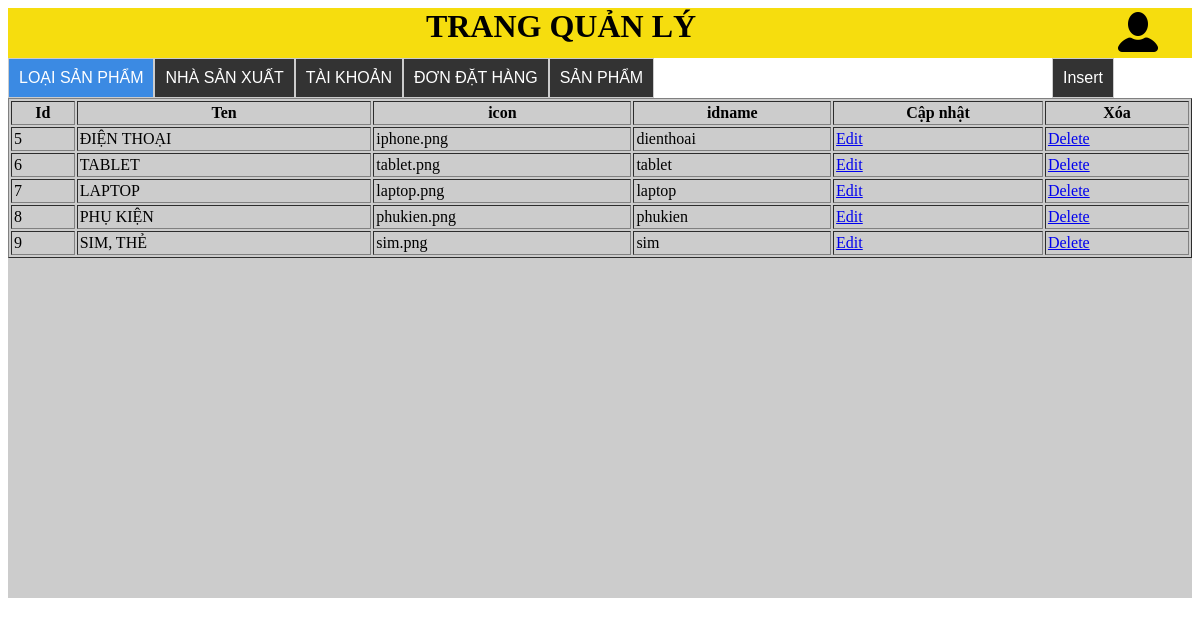
The page /Admin/index.php (signed in) on the database its author committed.
### tables this page shows
CREATE TABLE `loai` (
  `ID` int(11) NOT NULL,
  `TenLoai` varchar(50) NOT NULL,
  `Icon` varchar(50) NOT NULL,
  `IDName` varchar(50) NOT NULL
);

### Libs/DataProvider.php (called while the page is built, shortened)
<?php
class DataProvider
{
	public static function ExecuteQuery($sql)
	{
		$connection = mysqli_connect('localhost','root','') or
			die ("couldn't connect to localhost");
		mysqli_select_db($connection, 'MobileShop02');
		mysqli_query($connection, "set names 'utf8'");
		$result = mysqli_query($connection, $sql);
		return $result;
	}
}
?>

### Admin/GetData/getDanhSachLoaiSanPham.php (the view, shortened to what this page needs)
<?php
require_once '../Libs/DataProvider.php';
		$sql = "SELECT * FROM `loai` WHERE 1";
		$result = DataProvider::ExecuteQuery($sql);
		echo '
		<table cellpadding="2" cellspacing="2" border="1">
			<tr>
				<th>Id</th>
				<th>Ten</th>
				<th>icon</th>
				<th>idname</th>
				<th>Cập nhật</th>
				<th>Xóa</th>
			</tr>';
    	while($row = mysqli_fetch_array($result)){
    		$id = $row['ID'];
    		$ten = $row['TenLoai'];
    		$icon = $row['Icon'];
	        $idname = $row['IDName'];
	        $delete_restore = 'Delete';
	        $temp = '<td><a href="#" class="abtnDeleteLoaiSP" name="'.$id.'">'.$delete_restore.'</a></td>';
			echo '<tr>
				<td>'.$id.'</td>
				<td>'.$ten.'</td>
				<td>'.$icon.'</td>
				<td>'.$idname.'</td>
				<td><a href="Modules/mAdmin_UpdateLoaiSanPham.php?update-loai-sp='.$id.'" onclick="return confirm("Are you sure?")">Edit</a></td>
				'.$temp.'
			</tr>';
    	}
    	echo '</table>';
?>

### Admin/GetData/getDanhSachLoaiSanPham.php (style rules this page uses)
table { width: 100%; height: 100%; }

### rows shown on the page
loai: ID "5", TenLoai "ĐIỆN THOẠI", Icon "iphone.png", IDName "dienthoai", delete_restore "Delete"
loai: ID "6", TenLoai "TABLET", Icon "tablet.png", IDName "tablet", delete_restore "Delete"
loai: ID "7", TenLoai "LAPTOP", Icon "laptop.png", IDName "laptop", delete_restore "Delete"
loai: ID "8", TenLoai "PHỤ KIỆN", Icon "phukien.png", IDName "phukien", delete_restore "Delete"
loai: ID "9", TenLoai "SIM, THẺ", Icon "sim.png", IDName "sim", delete_restore "Delete"
